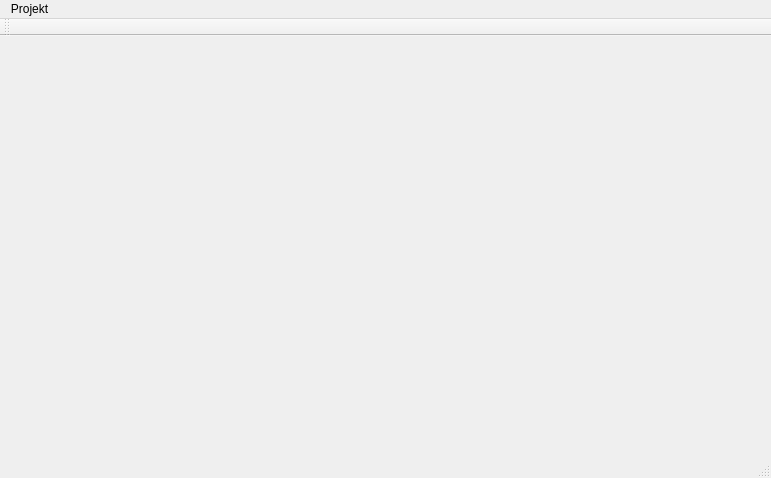
<?xml version="1.0" encoding="UTF-8"?>
<ui version="4.0">
 <class>MainWindow</class>
 <widget class="QMainWindow" name="MainWindow">
  <property name="geometry">
   <rect>
    <x>0</x>
    <y>0</y>
    <width>771</width>
    <height>478</height>
   </rect>
  </property>
  <property name="windowTitle">
   <string>MainWindow</string>
  </property>
  <widget class="QWidget" name="centralWidget"/>
  <widget class="QMenuBar" name="menuBar">
   <property name="geometry">
    <rect>
     <x>0</x>
     <y>0</y>
     <width>771</width>
     <height>21</height>
    </rect>
   </property>
   <widget class="QMenu" name="menuDatei">
    <property name="title">
     <string>Projekt</string>
    </property>
    <addaction name="action_open"/>
    <addaction name="action_close"/>
    <addaction name="separator"/>
    <addaction name="action_exit"/>
   </widget>
   <addaction name="menuDatei"/>
  </widget>
  <widget class="QToolBar" name="mainToolBar">
   <attribute name="toolBarArea">
    <enum>TopToolBarArea</enum>
   </attribute>
   <attribute name="toolBarBreak">
    <bool>false</bool>
   </attribute>
  </widget>
  <widget class="QStatusBar" name="statusBar"/>
  <action name="action_open">
   <property name="text">
    <string>Öffnen</string>
   </property>
   <property name="shortcut">
    <string>Ctrl+O</string>
   </property>
  </action>
  <action name="action_close">
   <property name="text">
    <string>Schließen</string>
   </property>
   <property name="shortcut">
    <string>Ctrl+W</string>
   </property>
  </action>
  <action name="action_exit">
   <property name="text">
    <string>Beenden</string>
   </property>
  </action>
 </widget>
 <layoutdefault spacing="6" margin="11"/>
 <resources/>
 <connections/>
</ui>
